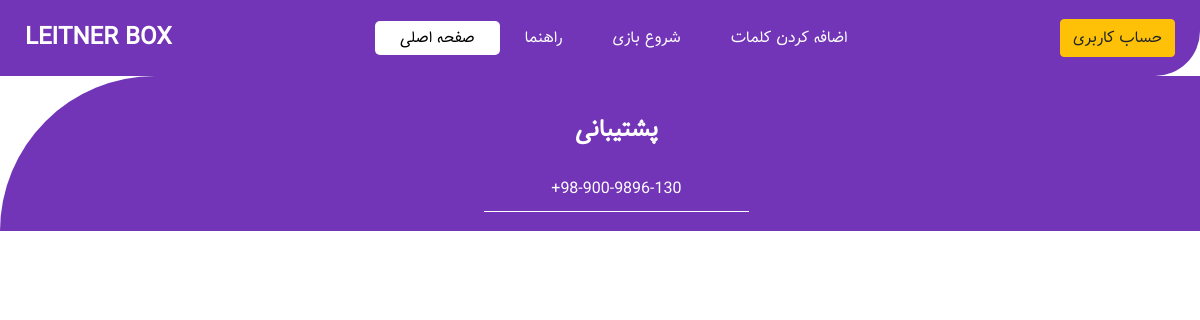
/, run on an earlier commit of the app's database.
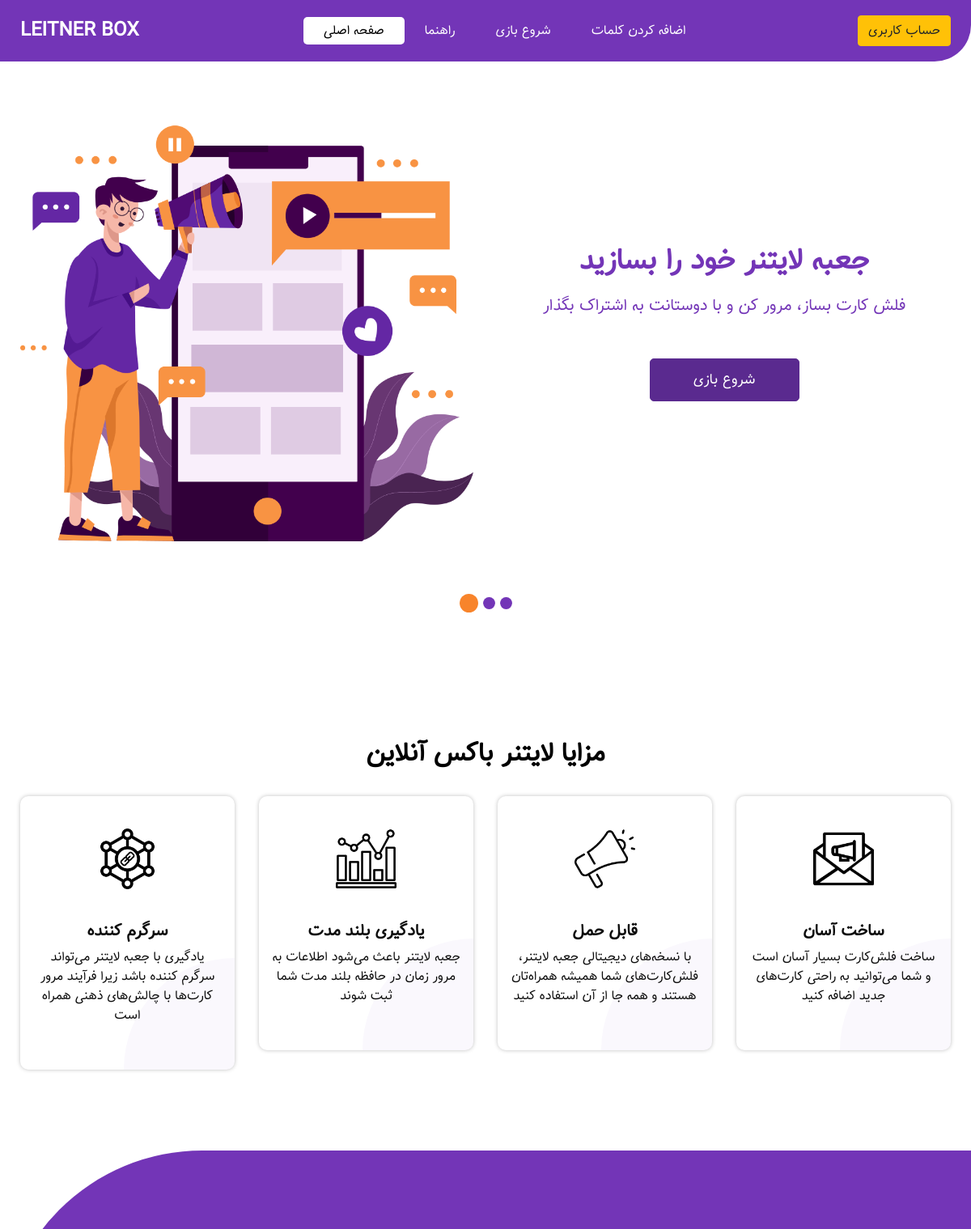
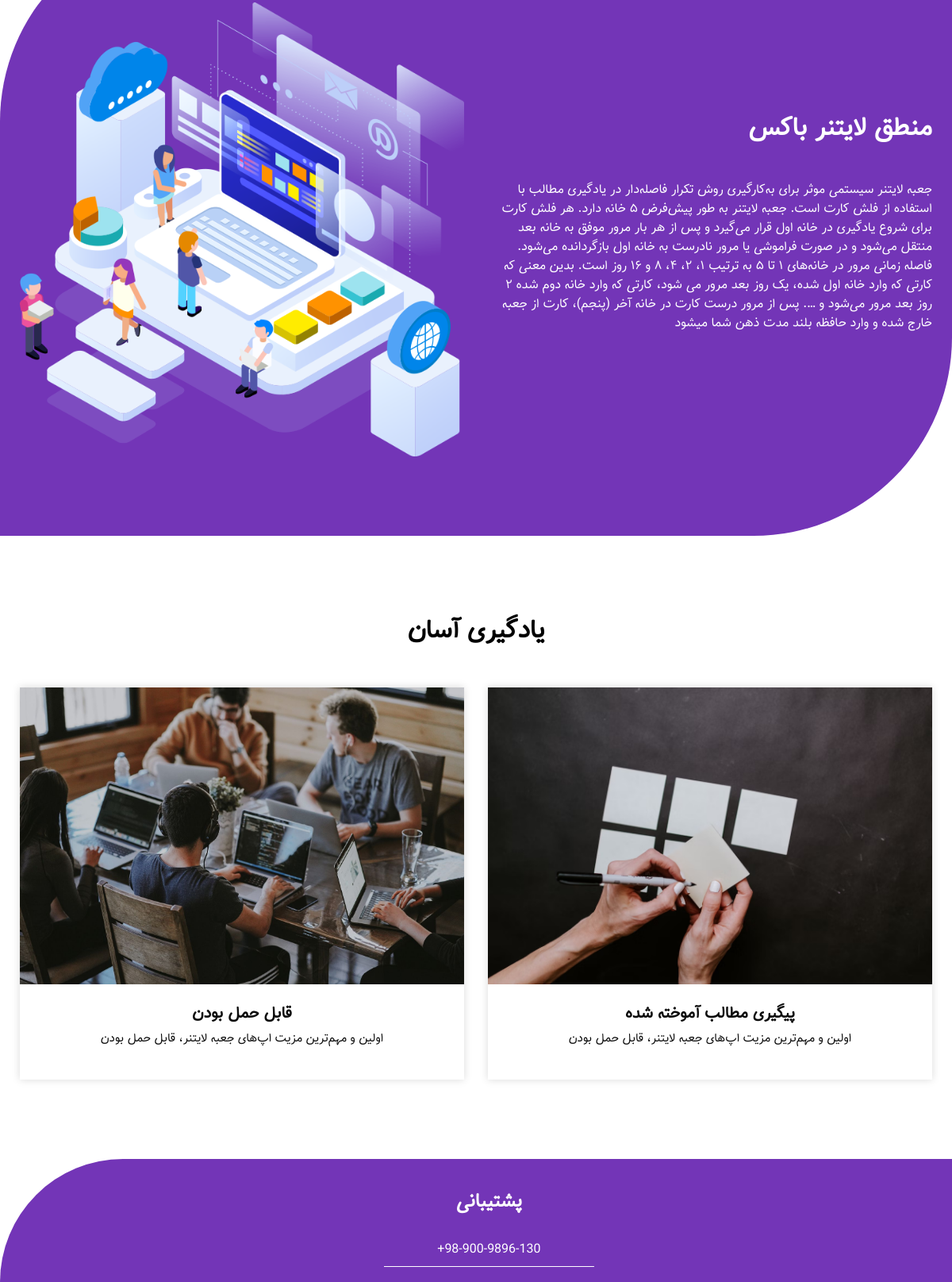
And on a later commit of the database (2 pictures, top to bottom).
### Text_App/models.py (models this page shows)
class FirstPageText(models.Model):
    big_title_1 = models.CharField(max_length=55, verbose_name="متن اصلی 1")
    small_title_1 = models.CharField(max_length=55, verbose_name="متن فرعی 1")
    big_title_2 = models.CharField(max_length=55, verbose_name="متن اصلی 2")
    small_title_2 = models.CharField(max_length=55, verbose_name="متن فرعی 2")
    big_title_3 = models.CharField(max_length=55, verbose_name="متن اصلی 3")
    small_title_3 = models.CharField(max_length=55, verbose_name="متن فرعی 3")
    class Meta:
        verbose_name_plural = "متن‌های صفحه اول (صفحه اصلی)"

class BenfitText(models.Model):
    main_topic_color = models.CharField(max_length=55, choices= COLOR_CHOICE, verbose_name= "رنگ تایتل موضوع", default= '#7335b7')
    main_topic = models.CharField(max_length=55, verbose_name="موضوع")
    topic_1 = models.CharField(max_length=16, verbose_name="موضوع بخش 1")
    info_1 = models.TextField(verbose_name="توضیحات بخش 1")
    topic_2 = models.CharField(max_length=16, verbose_name="موضوع بخش 2")
    info_2 = models.TextField(verbose_name="توضیحات بخش 2")
    topic_3 = models.CharField(max_length=16, verbose_name="موضوع بخش 3")
    info_3 = models.TextField(verbose_name="توضیحات بخش 3")
    topic_4 = models.CharField(max_length=16, verbose_name="موضوع بخش 4")
    info_4 = models.TextField(verbose_name="توضیحات بخش 4")
    class Meta:
        verbose_name_plural = "متن‌های مزیت ها (صفحه اصلی)"

class GuideText(models.Model):
    main_topic = models.CharField(max_length=55, verbose_name="موضوع")
    guide_text = models.TextField(verbose_name="توضیحات")
    class Meta:
        verbose_name_plural = "متن‌های راهنما (صفحه اصلی و راهنما)"

class LearningEnglishText(models.Model):
    main_topic_color = models.CharField(max_length=55, choices= COLOR_CHOICE, verbose_name= "رنگ تایتل موضوع", default= '#7335b7')
    main_topic = models.CharField(max_length=55, verbose_name="موضوع")
    left_big_title = models.CharField(max_length=55, verbose_name="متن اصلی چپ")
    left_small_title = models.CharField(max_length=55, verbose_name="متن فرعی چپ")
    right_big_title = models.CharField(max_length=55, verbose_name="متن اصلی راست")
    right_small_title = models.CharField(max_length=55, verbose_name="متن فرعی راست")
    class Meta:
        verbose_name_plural = "متن‌های بخش یادگیری انگلیسی (صفحه اصلی)"

### Home_App/views.py (the view)
# urls.py: path("", views.index_show, name="index"),
def index_show (request):
    FirstPageText_db = FirstPageText.objects.all()
    BenfitText_db = BenfitText.objects.all()
    LearningEnglishText_db = LearningEnglishText.objects.all()
    GuideText_db = GuideText.objects.all()
    return render(request, 'Home_App/index.html', context={
                                                            'FirstPageText_db': FirstPageText_db,
                                                            'BenfitText_db': BenfitText_db,
                                                            'LearningEnglishText_db': LearningEnglishText_db,
                                                            'GuideText_db': GuideText_db,
                                                            })

### Home_App/templates/Home_App/index.html (shortened to what this page needs)
{% extends 'common.html' %}
{% load static %}
{% block index_active %}
active
{% endblock index_active %}
{% block body %}
{% for i in FirstPageText_db %}
  <section class="slider_section ">
    <div id="customCarousel1" class="carousel slide" data-ride="carousel">
      <div class="carousel-inner">
        <div class="carousel-item active">
          <div class="container ">
            <div class="row">
              <div class="col-md-6">
                <div class="img-box">
                  <img src="{% static "images/slider-img.png" %}" alt="">
                </div>
              </div>
              <div class="col-md-6">
                <div class="detail-box">
                    <h1 class="responsive-title">
                      {{ i.big_title_1 }}
                    </h1>
                    <p class="responsive-text">
                      {{ i.small_title_1 }}
                    </p>
                  <div class="btn-box">
                    {% if request.user.is_authenticated %}
                    <a href="{% url 'Play_App:game' %}" class="btn1">
                      شروع بازی
                    </a>
                    {% else %}
                    <a class="btn1" onclick=RegisterNotification()>
                      شروع بازی
                    </a>
                    {% endif %}
                  </div>
                </div>
              </div>
            </div>
          </div>
        </div>
      </div>
      <ol class="carousel-indicators">
        <li data-target="#customCarousel1" data-slide-to="0" class="active"></li>
        <li data-target="#customCarousel1" data-slide-to="1"></li>
        <li data-target="#customCarousel1" data-slide-to="2"></li>
      </ol>
    </div>
  </section>
{% endfor %}
{% for i in BenfitText_db %}
  <section class="service_section layout_padding">
    <div class="container">
      <div class="heading_container">
        <h2 style="color: {{ i.main_topic_color }};">
          {{ i.main_topic }}
        </h2>
      </div>
      <div class="row">
        <div class="col-md-6 col-lg-3">
          <div class="box">
            <div class="img-box">
              <img src="{% static "images/s1.png" %}" alt="">
            </div>
            <div class="detail-box">
                <h5>
                  {{ i.topic_1 }}
                </h5>
                <p>
                  {{ i.info_1 }}
                </p>
            </div>
          </div>
        </div>
        <div class="col-md-6 col-lg-3">
          <div class="box">
            <div class="img-box">
              <img src="{% static "images/s2.png" %}" alt="">
            </div>
            <div class="detail-box">
                <h5>
                  {{ i.topic_2 }}
                </h5>
                <p>
                  {{ i.info_2 }}
                </p>
            </div>
          </div>
        </div>
        <div class="col-md-6 col-lg-3">
          <div class="box">
            <div class="img-box">
              <img src="{% static "images/s3.png" %}" alt="">
            </div>
            <div class="detail-box">
                <h5>
                  {{ i.topic_3 }}
                </h5>
                <p>
                  {{ i.info_3 }}
                </p>
            </div>
          </div>
        </div>
        <div class="col-md-6 col-lg-3">
          <div class="box">
            <div class="img-box">
              <img src="{% static "images/s4.png" %}" alt="">
            </div>
            <div class="detail-box">
                <h5>
                  {{ i.topic_4 }}
                </h5>
                <p>
                  {{ i.info_4 }}
                </p>
            </div>
          </div>
        </div>
      </div>
    </div>
  </section>
{% endfor %}
{% for i in GuideText_db %}
  <section class="about_section layout_padding" dir="rtl">
      <div class="container">
          <div class="row">
              <div class="col-md-6">
                  <div class="detail-box">
                      <div class="heading_container">
                          <h2>
                              {{ i.main_topic }}
                          </h2>
                      </div>
                      <br>
                      <p style="text-align: right;">
                          {{ i.guide_text }}
                      </p>
                  </div>
              </div>
              <div class="col-md-6">
                  <div class="img-box">
                      <img src="{% static 'images/about-img.png' %}" alt="">
                  </div>
              </div>
          </div>
      </div>
  </section>
{% endfor %}
{% for i in LearningEnglishText_db %}
  <section class="case_section layout_padding">
    <div class="container">
      <div class="heading_container">
        <h2 style="color: {{ i.main_topic_color }};">
          {{ i.main_topic }}
        </h2>
      </div>
      <div class="row">
        <div class="col-md-6">
          <div class="box">
            <div class="img-box">
              <img src="{% static "images/slider-bg.jpg" %}" alt="">
            </div>
            <div class="detail-box">
              <h5>
                {{ i.left_big_title }}
              </h5>
              <p>
                {{ i.left_small_title }}
              </p>
            </div>
          </div>
        </div>
        <div class="col-md-6">
          <div class="box">
            <div class="img-box">
              <img src="{% static "images/image-2.png" %}" alt="">
            </div>
            <div class="detail-box">
              <h5>
                {{ i.right_big_title }}
              </h5>
              <p>
                {{ i.left_small_title }}
              </p>
            </div>
          </div>
        </div>
      </div>
    </div>
  </section>
  {% endfor %}
{% endblock body %}

### templates/common.html (shortened to what this page needs)
{% load static %}
<!DOCTYPE html>
<html lang="fa">
<head>
  <link rel="stylesheet" type="text/css" href="{% static 'css/bootstrap.css' %}" />
  <link href="{% static 'css/font-awesome.min.css' %}" rel="stylesheet"/>
  <link href="{% static 'css/style.css' %}" rel="stylesheet"/>
  <link href="{% static 'css/responsive.css' %}" rel="stylesheet"/>
</head>
<body class="sub_page">
    <div class="hero_area">
      <header class="header_section">
        <div class="container-fluid">
          <nav class="navbar navbar-expand-lg custom_nav-container ">
            <a class="navbar-brand" href="{% url 'Home_App:index' %}">
              <span>
                LEITNER BOX
              </span>
            </a>
            <div class="collapse navbar-collapse" id="navbarSupportedContent">
              <ul class="navbar-nav">
                <li class="nav-item {% block index_active %} {% endblock index_active %}">
                  <a class="nav-link" href="{% url 'Home_App:index' %}">صفحه اصلی <span class="sr-only">(current)</span></a>
                </li>
                <li class="nav-item {% block about_active %} {% endblock about_active %}">
                  <a class="nav-link" href="{% url 'Home_App:about' %}"> راهنما</a>
                </li>
                {% if request.user.is_authenticated %}
                <li class="nav-item {% block service_active %} {% endblock service_active %}">
                  <a class="nav-link" href="{% url 'Play_App:game' %}">شروع بازی</a>
                </li>
                {% else %}
                <li class="nav-item">
                  <a class="nav-link" onclick=RegisterNotification()>شروع بازی</a>
                </li>
                {% endif %}
                {% if request.user.is_authenticated %}
                <li class="nav-item {% block word_active %} {% endblock word_active %}">
                  <a class="nav-link" href="{% url 'Play_App:add_word' %}">اضافه کردن کلمات</a>
                </li>
                {% else %}
                <li class="nav-item">
                  <a class="nav-link" onclick=RegisterNotification()>اضافه کردن کلمات</a>
                </li>
                {% endif %}
              </ul>
                {% if request.user.is_authenticated %}
                  <a href="{% url 'Authentication_App:profile' %}" class="btn btn-warning my-custom-btn">{{ request.user.full_name }}</a>
                {% else %}
                  <a href="{% url 'Authentication_App:login' %}" class="btn btn-warning my-custom-btn">حساب کاربری</a>
                {% endif %}
            </div>
          </nav>
        </div>
      </header>
    </div>
{% block body %}
{% endblock body %}
<div class="footer_container" style="text-align: center;">
<section class="info_section">
    <div class="container">
        <div class="row">
        <div class="col-md-6 col-lg-2 mx-auto">
        </div>
        <div class="col-md-6 col-lg-3 ">
            <h4>
            پشتیبانی
            </h4>
            <form action="#">
            <input type="text" placeholder="+98-900-9896-130" style="text-align: center;" disabled />
            </form>
        </div>
        <div class="col-md-6 col-lg-3 mb-0 ml-auto">
        </div>
    </div>
    </section>
  </div>
</body>
</html>

### static/css/responsive.css (style rules this page uses)
@media (max-width: 1300px) { .footer_container { border-radius: 250px 0 0 0; } }
@media (min-width: 1200px) { .container { max-width: 1170px; } }

What changed in the data, as far as the page shows it:
added FirstPageText: big_title_1 "جعبه لایتنر خود را بسازید", small_title_1 "فلش کارت بساز، مرور کن و با دوستانت به اشتراک بگذار"
added BenfitText: main_topic "مزایا لایتنر باکس آنلاین", topic_1 "سرگرم کننده", info_1 "یادگیری با جعبه لایتنر می‌تواند سرگرم کننده باشد زیرا فرآیند مرور کارت‌ها با چالش‌های ذهنی همراه است", topic_2 "یادگیری بلند مدت", info_2 "جعبه لایتنر باعث می‌شود اطلاعات به مرور زمان در حافظه بلند مدت شما ثبت شوند", topic_3 "قابل حمل", info_3 "با نسخه‌های دیجیتالی جعبه لایتنر، فلش‌کارت‌های شما همیشه همراه‌تان هستند و همه جا از آن استفاده کنید", topic_4 "ساخت آسان", info_4 "ساخت فلش‌کارت‌ بسیار آسان است و شما می‌توانید به راحتی کارت‌های جدید اضافه کنید"
added GuideText: main_topic "منطق لایتنر باکس", guide_text "جعبه لایتنر سیستمی موثر برای به‌کارگیری روش تکرار فاصله‌دار در یادگیری مطالب با استفاده از فلش کارت است. جعبه لایتنر به طور پیش‌فرض ۵ خانه دارد. هر فلش کارت برای شروع یادگیری در خانه اول قرار می‌گیرد و پس از هر بار مرور موفق به خانه بعد منتقل می‌شود و در صورت فراموشی یا مرور نادرست به خانه اول بازگردانده می‌شود. فاصله زمانی مرور در خانه‌های ۱ تا ۵ به ترتیب ۱، ۲، ۴، ۸ و ۱۶ روز است. بدین معنی که کارتی که وارد خانه اول شده، یک روز بعد مرور می شود، کارتی که وارد خانه دوم شده ۲ روز بعد مرور می‌شود و …. پس از مرور درست کارت در خانه آخر (پنجم)، کارت از جعبه خارج شده و وارد حافظه بلند مدت ذهن شما میشود"
added LearningEnglishText: main_topic "یادگیری آسان", left_big_title "قابل حمل بودن", left_small_title "اولین و مهم‌ترین مزیت اپ‌های جعبه لایتنر، قابل حمل بودن", right_big_title "پیگیری مطالب آموخته شده"
